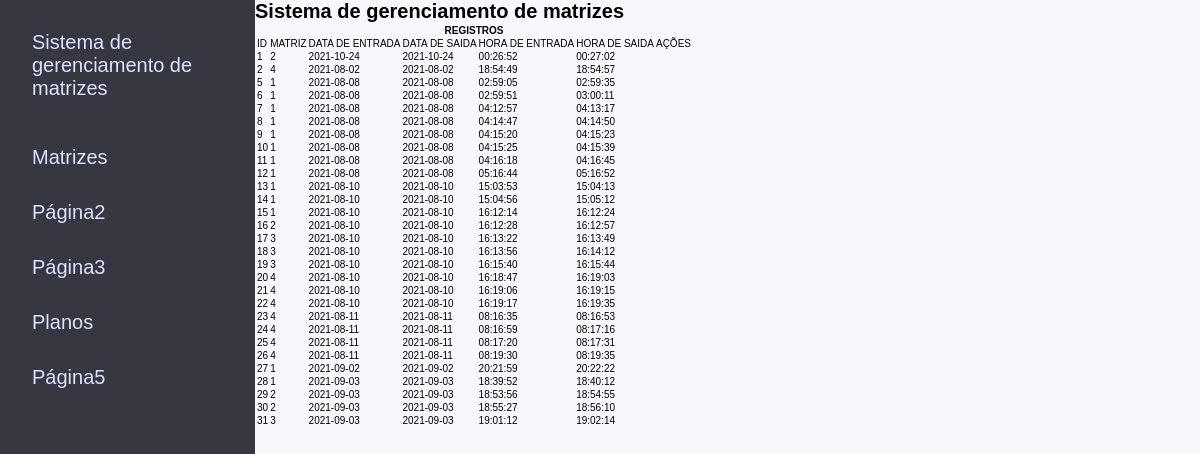
The page /registros.html on the database its author committed.
### ext/site/model/Registro.py (models this page shows, shortened)
class Registro(db.Model):
    __tablename__ = "registros"
    id = db.Column("id", db.Integer, primary_key=True)
    matriz = db.Column(db.Integer, db.ForeignKey("confinamento.matriz"))
    dataEntrada = db.Column("dataEntrada", db.VARCHAR)
    dataSaida = db.Column("dataSaida", db.VARCHAR)
    horaEntrada = db.Column("horaEntrada", db.VARCHAR)
    horaSaida = db.Column("horaSaida", db.VARCHAR)
    tempo = db.Column("tempo", db.VARCHAR)
    quantidade = db.Column("quantidade", db.Integer)

### ext/site/view/registros.py (the view)
@bp_registros.route("/registros.html")
def registros():
    templateData = {
        'title': 'Sistema de gerenciamento de matrizes',
    }
    registros = registroCRUD.consultarRegistros()
    return render_template("main/registros.html", registros=registros, **templateData)

### ext/db/registroCRUD.py (called while the page is built)
def consultarRegistros():  # Read
    try:
        registros = db.session.query(Registro.Registro).all()
        return registros
    except BaseException as e:
        return Response(response=json.dumps("{success: false, message: " + e.args[0] + ", response: null}"), status=501)

### templates/main/registros.html (shortened to what this page needs)
{% extends "index.html" %}
{% block main %}
<div class="wrapper">
	   <h1>{{ title }}</h1>
   <table>
       <th colspan="7">
           REGISTROS
       </th>
       <tr>
           <td>ID</td>
           <td>MATRIZ</td>
           <td>DATA DE ENTRADA</td>
           <td>DATA DE SAIDA</td>
           <td>HORA DE ENTRADA</td>
           <td>HORA DE SAIDA</td>
           <td>AÇÕES</td>
       </tr>
       {% for registro in registros %}
   <tr>
        <td>{{registro.id}}</td>
       <td>{{registro.matriz}}</td>
        <td>{{registro.dataEntrada}}</td>
        <td>{{registro.dataSaida}}</td>
        <td>{{registro.horaEntrada}}</td>
        <td>{{registro.horaSaida}}</td>
        <td>{{registro.acoes}}</td>
    </tr>
</div>
{% endfor %}
{% endblock %}

### static/css/global.css (style rules this page uses)
* { margin: 0; padding: 0; box-sizing: border-box; }
html { font-size: 62.5%; }
body { font-family: 'Mulish', sans-serif; background: #F7F8FC; display: flex; width: 100vw; }

### rows shown on the page
Registro: id "1", matriz "2", dataEntrada "2021-10-24", dataSaida "2021-10-24", horaEntrada "00:26:52", horaSaida "00:27:02"
Registro: id "2", matriz "4", dataEntrada "2021-08-02", dataSaida "2021-08-02", horaEntrada "18:54:49", horaSaida "18:54:57"
Registro: id "5", matriz "1", dataEntrada "2021-08-08", dataSaida "2021-08-08", horaEntrada "02:59:05", horaSaida "02:59:35"
Registro: id "6", matriz "1", dataEntrada "2021-08-08", dataSaida "2021-08-08", horaEntrada "02:59:51", horaSaida "03:00:11"
Registro: id "7", matriz "1", dataEntrada "2021-08-08", dataSaida "2021-08-08", horaEntrada "04:12:57", horaSaida "04:13:17"
Registro: id "8", matriz "1", dataEntrada "2021-08-08", dataSaida "2021-08-08", horaEntrada "04:14:47", horaSaida "04:14:50"
Registro: id "9", matriz "1", dataEntrada "2021-08-08", dataSaida "2021-08-08", horaEntrada "04:15:20", horaSaida "04:15:23"
Registro: id "10", matriz "1", dataEntrada "2021-08-08", dataSaida "2021-08-08", horaEntrada "04:15:25", horaSaida "04:15:39"
Registro: id "11", matriz "1", dataEntrada "2021-08-08", dataSaida "2021-08-08", horaEntrada "04:16:18", horaSaida "04:16:45"
Registro: id "12", matriz "1", dataEntrada "2021-08-08", dataSaida "2021-08-08", horaEntrada "05:16:44", horaSaida "05:16:52"
Registro: id "13", matriz "1", dataEntrada "2021-08-10", dataSaida "2021-08-10", horaEntrada "15:03:53", horaSaida "15:04:13"
Registro: id "14", matriz "1", dataEntrada "2021-08-10", dataSaida "2021-08-10", horaEntrada "15:04:56", horaSaida "15:05:12"
Registro: id "15", matriz "1", dataEntrada "2021-08-10", dataSaida "2021-08-10", horaEntrada "16:12:14", horaSaida "16:12:24"
Registro: id "16", matriz "2", dataEntrada "2021-08-10", dataSaida "2021-08-10", horaEntrada "16:12:28", horaSaida "16:12:57"
Registro: id "17", matriz "3", dataEntrada "2021-08-10", dataSaida "2021-08-10", horaEntrada "16:13:22", horaSaida "16:13:49"
Registro: id "18", matriz "3", dataEntrada "2021-08-10", dataSaida "2021-08-10", horaEntrada "16:13:56", horaSaida "16:14:12"
Registro: id "19", matriz "3", dataEntrada "2021-08-10", dataSaida "2021-08-10", horaEntrada "16:15:40", horaSaida "16:15:44"
Registro: id "20", matriz "4", dataEntrada "2021-08-10", dataSaida "2021-08-10", horaEntrada "16:18:47", horaSaida "16:19:03"
Registro: id "21", matriz "4", dataEntrada "2021-08-10", dataSaida "2021-08-10", horaEntrada "16:19:06", horaSaida "16:19:15"
Registro: id "22", matriz "4", dataEntrada "2021-08-10", dataSaida "2021-08-10", horaEntrada "16:19:17", horaSaida "16:19:35"
Registro: id "23", matriz "4", dataEntrada "2021-08-11", dataSaida "2021-08-11", horaEntrada "08:16:35", horaSaida "08:16:53"
Registro: id "24", matriz "4", dataEntrada "2021-08-11", dataSaida "2021-08-11", horaEntrada "08:16:59", horaSaida "08:17:16"
Registro: id "25", matriz "4", dataEntrada "2021-08-11", dataSaida "2021-08-11", horaEntrada "08:17:20", horaSaida "08:17:31"
Registro: id "26", matriz "4", dataEntrada "2021-08-11", dataSaida "2021-08-11", horaEntrada "08:19:30", horaSaida "08:19:35"
Registro: id "27", matriz "1", dataEntrada "2021-09-02", dataSaida "2021-09-02", horaEntrada "20:21:59", horaSaida "20:22:22"
Registro: id "28", matriz "1", dataEntrada "2021-09-03", dataSaida "2021-09-03", horaEntrada "18:39:52", horaSaida "18:40:12"
Registro: id "29", matriz "2", dataEntrada "2021-09-03", dataSaida "2021-09-03", horaEntrada "18:53:56", horaSaida "18:54:55"
Registro: id "30", matriz "2", dataEntrada "2021-09-03", dataSaida "2021-09-03", horaEntrada "18:55:27", horaSaida "18:56:10"
Registro: id "31", matriz "3", dataEntrada "2021-09-03", dataSaida "2021-09-03", horaEntrada "19:01:12", horaSaida "19:02:14"

### other values the page prints
{{ title }} "Sistema de gerenciamento de matrizes"
